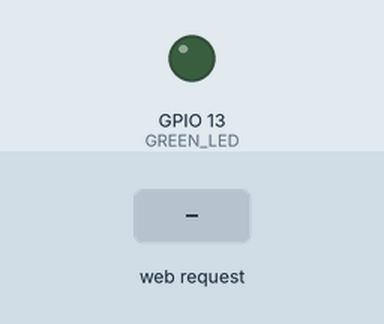
Bench run of a sketch on a simulated ESP32. Parts: output pins drawn as LEDs (lit = HIGH). Inputs (shaded band) come from the test bench. WiFi joins after 1.5 s; servers stay silent unless stated; what the sketch prints to the serial monitor is not drawn.

Above: at 2.7 s.
2.8 s: HTTP request GET /led received
At 3.2 s:
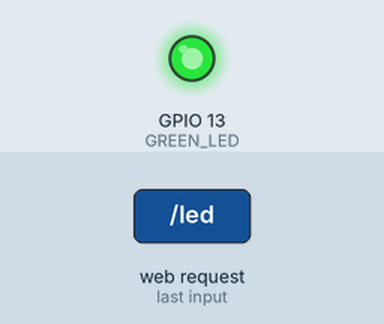
Timing chart, 0 to 9.3 s (numbered marks = the images above; inputs shaded):
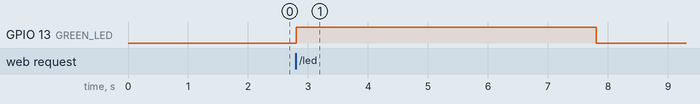

The sketch:

18_webserver.ino
```cpp
#include <WiFi.h>
#include <WebServer.h>

#define GREEN_LED 13

char* ssid = "Aula 1";
char* pwd = "Horus.2025";

WebServer server(80);

String home = "<!DOCTYPE html><html lang=\"en\"><head><meta charset=\"UTF-8\"><meta name=\"viewport\" content=\"width=device-width,initial-scale=1\"><title>Primera Página</title></head><body><h1>Hola Mundo</h1><h2>La primera página</h2><a href=\"/segunda\">Ir a la segunda página</a></body></html>";
String segunda = "<!DOCTYPE html><html lang=\"en\"><head><meta charset=\"UTF-8\"><meta name=\"viewport\" content=\"width=device-width,initial-scale=1\"><title>Segunda Página</title></head><body><h1>Esta es la Segunda Página</h1></body></html>";
String encender = "<!DOCTYPE html><html lang=\"en\"><head><meta charset=\"UTF-8\"><meta name=\"viewport\" content=\"width=device-width,initial-scale=1\"><title>Página Encendida</title></head><body><h1>Se tiene que encender</h1></body></html>";

void setup() {
  Serial.begin(115200);
  WiFi.mode(WIFI_STA);
  WiFi.begin(ssid, pwd);

  Serial.print("Conectando a WiFi");

  while(WiFi.status() != WL_CONNECTED){
    delay(500);
    Serial.print(".");

  }

  if(WiFi.status() == WL_CONNECTED){
    Serial.print("\nConectado a la IP: ");
    Serial.println(WiFi.localIP());

    // sOLICITUDES WEB
    server.on("/", handle_OnConnect);
    server.on("/segunda", handle_Segunda);
    server.on("/led", handle_Led);

    server.begin();
    Serial.println("Servidor web iniciado");
  }
  pinMode(GREEN_LED, OUTPUT);
  /*
  digitalWrite(GREEN_LED, HIGH);
  delay(5000);
  digitalWrite(GREEN_LED, LOW);
  */
}

void loop() {
  server.handleClient();
}

void handle_OnConnect(){
  server.send(200, "text/html", home);
}
void handle_Segunda(){
  server.send(200, "text/html", segunda);
}
void handle_Led(){
  digitalWrite(GREEN_LED, HIGH);server.send(200, "text/html", home);
  delay(5000);
  digitalWrite(GREEN_LED, LOW);
  delay(5000);
  server.send(200, "text/html", "");
}
```

Measured:
- after the input at 2.8 s, GPIO 13 (GREEN_LED): LOW → HIGH at once, → LOW 5.0 s later
